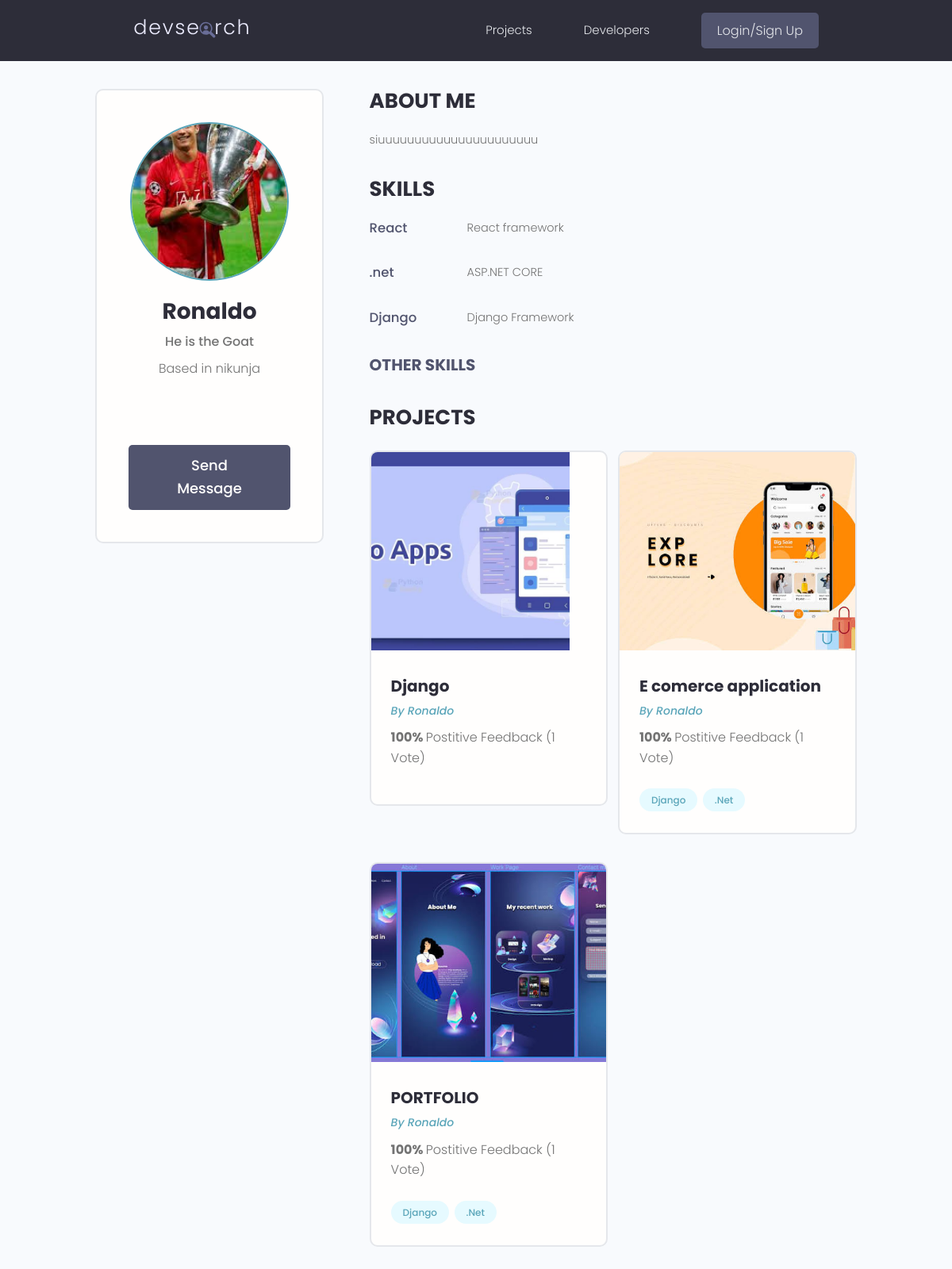
The app's page /developers/profile/66842c70aabf46c89b9ec5ef1fa3189b/, older data.
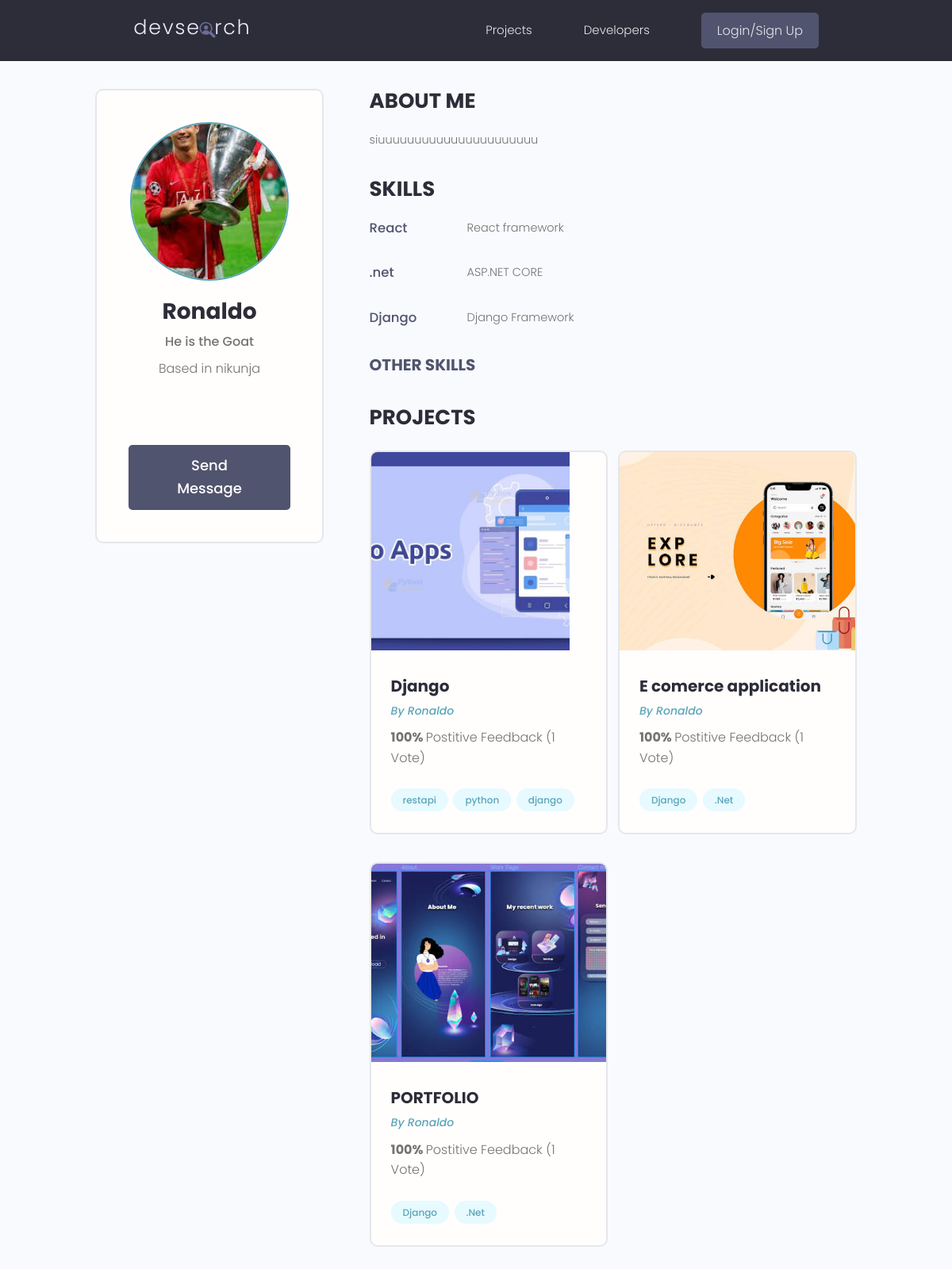
The same page, newer data.
### users/models.py (models this page shows, shortened)
class Profile(models.Model):
    user = models.OneToOneField(
        User,
        on_delete=models.CASCADE,
        null=True,
        blank=True
    )
    name = models.CharField(
        max_length=200,
        blank=True,
        null=True
    )
    email = models.EmailField(
        max_length=500,
        blank=True,
        null=True
    )
    username = models.CharField(
        max_length=200,
        blank=True,
        null=True
    )
    location = models.CharField(
        max_length=200,
        blank=True,
        null=True
    )
    short_intro = models.CharField(
        max_length=200,
        blank=True,
        null=True
    )
    bio = models.TextField(
        blank=True,
        null=True
    )
    profile_image = models.ImageField(
        default='profiles/user-default.png',
        upload_to='profiles/',
        blank=True,
        null=True
    )
    social_github = models.CharField(
        max_length=200,
        blank=True,
        null=True
    )
    social_twitter = models.CharField(
        max_length=200,
        blank=True,
        null=True
    )
    social_linkedin = models.CharField(
        max_length=200,
        blank=True,
        null=True
    )
    social_youtube = models.CharField(
        max_length=200,
        blank=True,
        null=True
    )
    social_website = models.CharField(
        max_length=200,
        blank=True,
        null=True
    )
    created = models.DateTimeField(
        auto_now_add=True
    )
    id = models.UUIDField(
        default=uuid.uuid4,
        unique=True,
        primary_key=True,
        editable=False
    )
    @property
    def imageURL(self):
        try:
            url = self.profile_image.url
        except:
            url = ''
        return url

class Skill(models.Model):
    owner = models.ForeignKey(
        Profile,
        on_delete=models.CASCADE,
        null=True,
        blank=True
    )
    name = models.CharField(
        max_length=200,
        blank=True,
        null=True
    )
    description = models.TextField(
        blank=True,
        null=True
    )
    created = models.DateTimeField(
        auto_now_add=True
    )
    id = models.UUIDField(
        default=uuid.uuid4,
        unique=True,
        primary_key=True,
        editable=False
    )

### projects/models.py (models this page shows, shortened)
class Project(models.Model):
    owner = models.ForeignKey(
        Profile,
        on_delete=models.SET_NULL,
        null=True,
        blank=True
    )
    title = models.CharField(max_length=200)
    description = models.TextField(
        null=True,
        blank=True
    )
    featured_image = models.ImageField(
        null=True,
        blank=True,
        default='default.jpg'
    )
    demo_link = models.CharField(
        max_length=2000,
        null=True,
        blank=True
    )
    source_link = models.CharField(
        max_length=2000,
        null=True,
        blank=True
    )
    tags = models.ManyToManyField(Tag, blank=True)
    vote_total = models.IntegerField(
        default=0,
        null=True,
        blank=True
    )
    vote_ratio = models.IntegerField(
        default=0,
        null=True,
        blank=True
    )
    created = models.DateTimeField(auto_now_add=True)
    id = models.UUIDField(
        default=uuid.uuid4,
        unique=True,
        primary_key=True,
        editable=False
    )
    class Meta:
        ordering = ['-vote_ratio', '-vote_total', 'title']
    @property
    def imageURL(self):
        try:
            url = self.featured_image.url
        except:
            url = ''
        return url

class Tag(models.Model):
    name = models.CharField(max_length=200)
    created = models.DateTimeField(auto_now_add=True)
    id = models.UUIDField(
        default=uuid.uuid4,
        unique=True,
        primary_key=True,
        editable=False
    )
    def __str__(self):
        return self.name

### users/views.py (the view)
# urls.py: path('profile/<str:pk>/', views.userProfile, name='user-profile'),
def userProfile(request, pk):
    profile = Profile.objects.get(id=pk)
    topSkills = profile.skill_set.exclude(
        description__exact=""
    )
    otherSkills = profile.skill_set.filter(
        description=""
    )
    context = {
        'profile': profile,
        'topSkills': topSkills,
        'otherSkills': otherSkills,
    }
    return render(
        request,
        'users/profile.html',
        context
    )

### users/templates/users/profile.html (shortened to what this page needs)
{% extends 'main.html' %}
{% block content %}
<main class="profile my-md">
  <div class="container">
    <div class="layout">
      <div class="column column--1of3">
        <div class="card text-center">
          <div class="card__body dev">
            <img class="avatar avatar--xl" src="{{ profile.imageURL }}" />
            <h2 class="dev__name">{{profile.name}}</h2>
            <p class="dev__title">{{profile.short_intro}}</p>
            <p class="dev__location">Based in {{profile.location}}</p>
            <ul class="dev__social">
            </ul>
            <a
              class="btn btn--sub btn--lg"
              href="{% url 'create-message' profile.id %}"
            >
              Send Message
            </a>
          </div>
        </div>
      </div>
      <div class="column column--2of3">
        <div class="devInfo">
          <h3 class="devInfo__title">About Me</h3>
          <p class="devInfo__about">{{profile.bio}}</p>
        </div>
        <div class="devInfo">
          <h3 class="devInfo__title">Skills</h3>
          <div class="devInfo__skills">
            {% for skill in topSkills %}
            <div class="devSkill">
              <h4 class="devSkill__title">{{skill.name}}</h4>
              <p class="devSkill__info">{{skill.description}}</p>
            </div>
            {% endfor %}
            <h3 class="devInfo__subtitle">Other Skills</h3>
          </div>
        </div>
        <div class="devInfo">
          <h3 class="devInfo__title">Projects</h3>
          <div class="grid grid--two">
            {% for project in profile.project_set.all %}
            <div class="column">
              <div class="card project">
                <a href="{% url 'project' project.id %}" class="project">
                  <img
                    class="project__thumbnail"
                    src="{{project.imageURL}}"
                    alt="project thumbnail"
                  />
                  <div class="card__body">
                    <h3 class="project__title">{{project.title}}</h3>
                    <p>
                      <a
                        class="project__author"
                        href="{% url 'user-profile' project.owner.id %}"
                      >
                        By {{project.owner.name}}
                      </a>
                    </p>
                    <p class="project--rating">
                      <span style="font-weight: bold">
                        {{project.vote_ratio}}%
                      </span>
                      Postitive Feedback ({{project.vote_total}}
                      Vote{{project.vote_total|pluralize:"s"}})
                    </p>
                    <div class="project__tags">
                      {% for tag in project.tags.all %}
                      <span class="tag tag--pill tag--main">
                        <small>{{tag}}</small>
                      </span>
                      {% endfor %}
                    </div>
                  </div>
                </a>
              </div>
            </div>
            {% endfor %}
          </div>
        </div>
      </div>
    </div>
  </div>
</main>
{% endblock content %}

### templates/main.html (shortened to what this page needs)
{% load static %}
<!doctype html>
<html>
<head>
    <link rel="stylesheet" href="{% static 'styles/main.css' %}">
    <link rel="stylesheet" href="{% static 'uikit/styles/uikit.css' %}">
    <link rel="stylesheet" href="{% static 'styles/app.css' %}">
</head>
<body>
    {% include 'navbar.html' %}
    {% block content %}
    {% endblock %}
</body>
</html>

### templates/navbar.html (shortened to what this page needs)
{% load static %}
<header class="header">
  <div class="container container--narrow">
    <a href="{% url 'profiles' %}" class="header__logo">
      <img src="{% static 'images/logo.svg' %}" alt="DevSearch Logo" />
    </a>
    <nav class="header__nav">
      <ul class="header__menu">
        <li class="header__menuItem">
          <a href="{% url 'projects' %}">Projects</a>
        </li>
        <li class="header__menuItem">
          <a href="{% url 'profiles' %}">Developers</a>
        </li>
        {% if request.user.is_authenticated %}
        <li class="header__menuItem">
          <a href="{% url 'inbox' %}">Inbox</a>
        </li>
        <li class="header__menuItem">
          <a href="{% url 'account' %}">Account</a>
        </li>
        <li class="header__menuItem">
          <a href="{% url 'logout' %}">Logout</a>
        </li>
        {% else %}
        <li class="header__menuItem">
          <a href="{% url 'login' %}" class="btn btn--sub">
            Login/Sign Up
          </a>
        </li>
        {% endif %}
      </ul>
    </nav>
  </div>
</header>

### static/styles/app.css (style rules this page uses)
:root { --color-sub: #2d2d39; }
.btn--sub { background-color: var(--color-sub-light); }
.card { border: 2px solid var(--color-light); }
img { width: 100%; }
.header { position: sticky; z-index: 111; background-color: var(--color-sub); padding: 1.5rem 0; }
.header > .container { display: flex; justify-content: space-between; align-items: center; }
.header__logo > img { height: 3.8rem; }
.header__nav > ul { display: inline-flex; align-items: center; list-style: none; gap: 6.5rem; }
.header__menuItem > a { color: var(--color-light); font-weight: 300; }
.profile .card > .dev { padding: 4rem; }
.dev__name { color: var(--color-sub); font-size: 2.8rem; font-weight: 700; margin-top: 1rem; margin-bottom: 0.5rem; }
.dev__title { font-size: 1.6rem; font-weight: 500; line-height: 1.3; }
.dev__location { margin-top: 1rem; }
.dev__social { margin: 3rem 0; list-style: none; display: flex; justify-content: center; gap: 1.5rem; }
.devInfo { margin-bottom: 3rem; }
.devInfo__title, .devInfo__subtitle { font-size: 2.6rem; color: var(--color-sub); text-transform: uppercase; font-weight: 700; margin-bottom: 1.5rem; }
.devInfo__subtitle { font-size: 2rem; color: var(--color-sub-light); }
.devInfo__about, .devSkill__info { font-size: 1.45rem; line-height: 1.7; text-align: justify; }
.devSkill { margin-bottom: 3rem; }
.devSkill__title { font-size: 1.65rem; font-weight: 500; color: var(--color-sub-light); }
@media screen and (min-width: 700px) { .devSkill { display: flex; justify-content: space-between; gap: 3rem; } }
@media screen and (min-width: 700px) { .devSkill__info { flex-basis: 80%; } }
.project__author { font-size: 1.4rem; font-style: italic; }
.project--rating { margin-bottom: 1.6em; margin-top: 0.5em; }
.project__thumbnail { height: 25rem; object-fit: cover; object-position: top center; }
.project__title { font-size: 2rem; font-weight: 700; color: var(--color-sub); }

### static/uikit/styles/modules/_variables.css (style rules this page uses)
:root { --color-main: #5aa5b9; --color-main-light: #e6faff; --color-sub: #3f4156; --color-sub-light: #51546e; --color-sub-lighter: #ededfd; --color-text: #737373; --color-gray: #8b8b8b; --color-light: #e5e7eb; --color-light-gray: #767676; --color-bg: #f8fafd; --color-white: #fffefd; --color-white-light: #f3f3f3; --color-success: #359e64; --color-success-bg: #def8e8; --color-error: #fc4b0b; --color-error-bg: #fff2ee; --font-base: 'Poppins', arial, helvetica, 'Segoe UI', roboto, ubuntu, sans-serif; --font-monospace: 'Fira Code', 'Courier New', courier, monospace; --font-regular: 300; --font-medium: 500; --font-bold: 700; --generic-shadow: 1px 1px 5px #00000010; --generic-transition: all 0.3s ease-in-out; }

### static/uikit/styles/modules/_base.css (style rules this page uses)
* { margin: 0; padding: 0; box-sizing: border-box; text-rendering: optimizeLegibility; color: inherit; font-size: inherit; }
html { font-size: 50%; }
@media only screen and (min-width: 480px) { html { font-size: 56.25%; } }
@media only screen and (min-width: 1200px) { html { font-size: 62.5%; } }
body { line-height: 1.6; font-weight: 400; font-size: 1.5rem; color: var(--color-text); background-color: var(--color-bg); min-height: 100vh; }

### static/uikit/styles/modules/_typography.css (style rules this page uses)
* { font-family: var(--font-base); }
h2 { font-size: 3.6rem; font-weight: var(--font-bold); }
h3 { font-size: 3.2rem; font-weight: var(--font-medium); }
h4 { font-size: 2.8rem; font-weight: var(--font-medium); }
p, span, strong { font-size: 1.6rem; color: var(--color-text); font-weight: var(--font-regular); }
a { padding-bottom: 2px; text-decoration: none; display: inline-block; color: var(--color-main); font-weight: var(--font-medium); }

### static/uikit/styles/modules/_utilities.css (style rules this page uses)
.container { width: 92%; max-width: 165rem; margin: 0 auto; box-sizing: border-box; }
.container--narrow { width: 92%; max-width: 120rem; }
@media screen and (min-width: 1000px) { .container { width: 90%; } }
@media screen and (min-width: 1000px) { .container--narrow { width: 85%; } }
@media screen and (min-width: 1200px) { .container { width: 80%; } }
@media screen and (min-width: 1200px) { .container--narrow { width: 72%; } }
.text-center { text-align: center; }
.my-md { margin: 3rem auto; }

### static/uikit/styles/modules/_avatar.css (style rules this page uses)
.avatar { border-radius: 50%; border: 2px solid var(--color-main); object-fit: cover; }
.avatar--xl { height: 20rem; width: 20rem; }

### static/uikit/styles/modules/_card.css (style rules this page uses)
.card { border-radius: 1rem; background-color: var(--color-white); border: 1.5px solid var(--color-light); width: auto; height: auto; margin-top: 0.5rem; margin-bottom: 0.5rem; overflow: hidden; }
.card__body, .card__header { padding: 2rem 2.5rem; }

Row changes from the older to the newer data that the page shows:
added Tag: name "restapi", shown under Project "Django"
added Tag: name "python", shown under Project "Django"
added Tag: name "django", shown under Project "Django"
